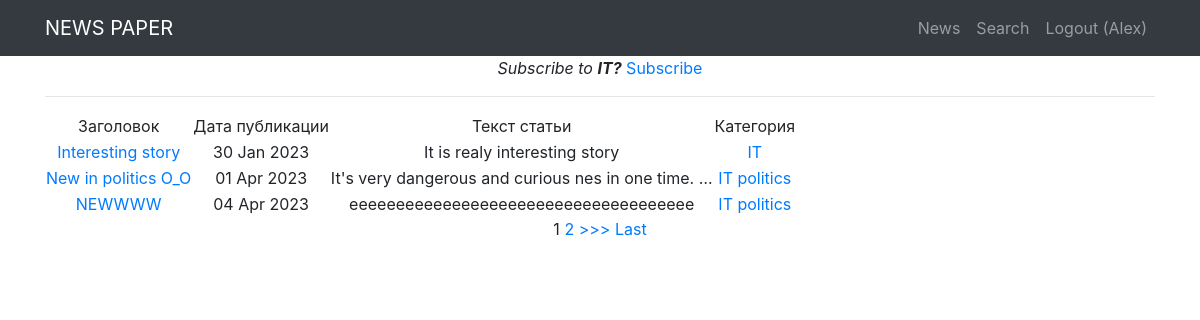
/news/category/2 (signed in), run on the app's committed database.
### News/models.py (models this page shows, shortened)
class Category(models.Model):
    category = models.CharField(max_length=64, unique=True)
    subscribers = models.ManyToManyField(User, blank=True)
    def __str__(self):
        return f'{self.category}'

class Post(models.Model):
    article = 'AR'
    new = 'NW'
    TYPES = [
        (article, 'Статья'),
        (new, 'Новость')
    ]
    type = models.CharField(max_length=2, choices=TYPES, default=article)
    time_post = models.DateTimeField(auto_now_add=True)
    name = models.CharField(max_length=122)
    text_post = models.TextField()
    rating_post = models.IntegerField(default=0)
    authors = models.ForeignKey(Author, on_delete=models.CASCADE)
    categories = models.ManyToManyField(Category, through='PostCategory')

### News/views.py (the view)
# urls.py: path('category/<int:pk>', PostCategoryView.as_view(), name='category'),
class PostCategoryView(ListView):
    model = Post
    template_name = 'flatpages/category.html'
    context_object_name = 'news'
    ordering = ['-id']
    paginate_by = 3
    def get_queryset(self):
        self.id = resolve(self.request.path_info).kwargs['pk']
        c = Category.objects.get(id=self.id)
        queryset = Post.objects.filter(categories=c)
        return queryset
    def get_context_data(self, **kwargs):
        context = super().get_context_data(**kwargs)
        user = self.request.user
        category = Category.objects.get(id=self.id)
        is_subscribed = category.subscribers.filter(id=user.id)
        if not user.is_authenticated:
            redirect('http://127.0.0.1:8000/accounts/login/')
        else:
            context['category'] = category
            if is_subscribed:
                context['is_subscribed'] = is_subscribed
            return context

### templates/flatpages/category.html (shortened to what this page needs)
{% extends 'flatpages/default.html' %}
{% block content %}
    {% if not is_subscribed %}
        <div>
            <em>
                Subscribe to
                <strong> {{ category }}?</strong>
            </em>
            <a href="{% url 'subscribe' pk=category.id %}">
            Subscribe
            </a>
        </div>
    {% endif %}
    <hr>
    {% if news %}
        <table>
            <tr>
                <td>
                    Заголовок
                </td>
                <td>
                    Дата публикации
                </td>
                <td>
                    Текст статьи
                </td>
                <td>
                    Категория
                </td>
            </tr>
        {% for new in news %}
            <tr>
                <td>
                    <a href="{% url 'new' new.id %}"> {{ new.name }} </a>
                </td>
                <td>
                    {{ new.time_post|date:'d M Y' }}
                </td>
                <td>
                    {{ new.text_post|truncatechars:50 }}
                </td>
                <td>
                    {% for category in new.categories.all %}
                        <a href="{% url 'category' category.id %}"> {{ category }} </a>
                    {% endfor %}
                </td>
            </tr>
        {% endfor %}
        </table>
    {% else %}
        <h2><a href="/accounts/login/"> Для отображения статей по категориям нужно зарегистрироваться!</a></h2>
    {% endif %}
    {% if is_paginated %}
        {% for num in page_obj.paginator.page_range %}
            {% if page_obj.number == num %}
                <a>{{ num }}</a>
            {% elif num > page_obj.number|add:'-3' and num < page_obj.number|add:'3' %}
                <a href="?page={{ num }}">{{ num }}</a>
            {% endif %}
        {% endfor %}
        {% if page_obj.has_next %}
            <a href="?page={{ page_obj.next_page_number }}">>>></a>
            <a href="?page={{ page_obj.paginator.num_pages }}">Last</a>
        {% endif %}
    {% endif %}
{% endblock content %}

### templates/flatpages/default.html (shortened to what this page needs)
{% load static %}
<!DOCTYPE html>
<html lang="en">
<head>
  <link href="{% static 'vendor/bootstrap/css/bootstrap.min.css' %}" rel="stylesheet">
</head>
<body>
  <nav class="navbar navbar-expand-lg navbar-dark bg-dark static-top">
    <div class="container">
      <a class="navbar-brand" href="#">NEWS PAPER</a>
      <div class="collapse navbar-collapse" id="navbarResponsive">
        <ul class="navbar-nav ml-auto">
          <li class="nav-item">
            <a class="nav-link" href="/news/">News</a>
          </li>
          <li class="nav-item">
            <a class="nav-link" href="/news/search/">Search</a>
          </li>
          <li class="nav-item">
            {% if user.is_authenticated %}
                <a class="nav-link" href="/accounts/logout/">Logout ({{ user.username }}) </a>
            {% else %}
                <a class="nav-link" href="/accounts/login/">Login or Logup </a>
            {% endif %}
          </li>
        </ul>
      </div>
    </div>
  </nav>
  <div class="container">
    <div class="row">
      <div class="col-lg-12 text-center">
       {% block content %}{% endblock content %}
      </div>
    </div>
  </div>
</body>
</html>

### data on the page
Category: category "IT"
Post: name "Interesting story", time_post "30 Jan 2023", text_post "It is realy interesting story"
Post: name "New in politics O_O", time_post "01 Apr 2023", text_post "It's very dangerous and curious nes in one time. …"
Category: category "politics"
Post: name "NEWWWW", time_post "04 Apr 2023", text_post "eeeeeeeeeeeeeeeeeeeeeeeeeeeeeeeeeeeee"

### other printed values
{{ user.username }} "Alex"
{{ num }} "1"
{{ num }} "2"
